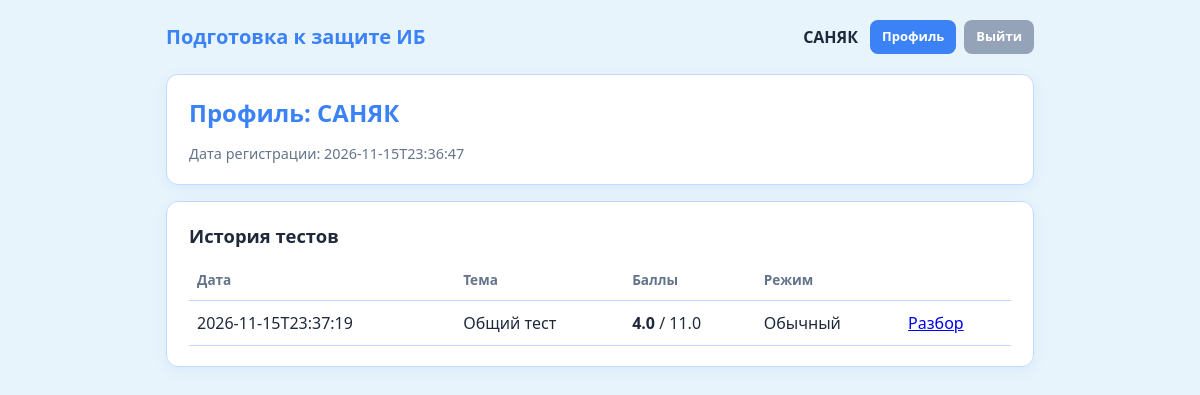
Screenshot of /profile (signed in) with the database file from the repository.
### tables this page shows
CREATE TABLE users (
            id INTEGER PRIMARY KEY AUTOINCREMENT,
            username TEXT UNIQUE NOT NULL,
            password_hash TEXT NOT NULL,
            created_at TEXT NOT NULL
        );

CREATE TABLE results (
            id INTEGER PRIMARY KEY AUTOINCREMENT,
            user_id INTEGER NOT NULL,
            topic TEXT NOT NULL,
            score REAL NOT NULL,
            max_score REAL NOT NULL,
            details TEXT,
            duration_sec INTEGER,
            is_exam INTEGER DEFAULT 0,
            created_at TEXT NOT NULL,
            FOREIGN KEY (user_id) REFERENCES users(id)
        );

### main.py (the view)
@app.get("/profile", response_class=HTMLResponse)
async def profile(request: Request):
    user = get_current_user(request)
    if not user:
        return RedirectResponse("/login", status_code=303)
    results = db.get_user_results(user["id"])
    print(f"PROFILE {user['username']} results={len(results)}")
    return templates.TemplateResponse("profile.html", {
        "request": request,
        "user": user,
        "results": results,
    })

### templates/profile.html (shortened to what this page needs)
{% extends "base.html" %}
{% block content %}
<div class="card">
    <h1>Профиль: {{ user.username }}</h1>
    <p class="muted">Дата регистрации: {{ user.created_at }}</p>
</div>
<div class="card">
    <h2>История тестов</h2>
    {% if results %}
    <table class="results-table">
        <thead>
            <tr>
                <th>Дата</th>
                <th>Тема</th>
                <th>Баллы</th>
                <th>Режим</th>
                <th></th>
            </tr>
        </thead>
        <tbody>
            {% for r in results %}
            <tr>
                <td>{{ r.created_at }}</td>
                <td>{{ r.topic }}</td>
                <td><b>{{ r.score }}</b> / {{ r.max_score }}</td>
                <td>{{ "Экзамен" if r.is_exam else "Обычный" }}</td>
                <td><a href="/result/{{ r.id }}">Разбор</a></td>
            </tr>
            {% endfor %}
        </tbody>
    </table>
    {% else %}
    <p class="muted">Вы ещё не проходили тесты.</p>
    {% endif %}
</div>
{% endblock %}

### templates/base.html (shortened to what this page needs)
<!DOCTYPE html>
<html lang="ru">
<head>
    <link rel="stylesheet" href="/static/style.css">
</head>
<body>
    <div class="page">
        <header class="header">
            <div class="header-left">
                <a href="/" class="logo">Подготовка к защите ИБ</a>
            </div>
            <div class="header-right">
                {% if user %}
                    <span class="user-name">{{ user.username }}</span>
                    <a href="/profile" class="btn btn-sm">Профиль</a>
                    <a href="/logout" class="btn btn-sm btn-secondary">Выйти</a>
                {% else %}
                    <a href="/login" class="btn btn-sm">Войти</a>
                    <a href="/register" class="btn btn-sm btn-secondary">Регистрация</a>
                {% endif %}
            </div>
        </header>
        {% block content %}{% endblock %}
    </div>
</body>
</html>

### static/style.css (style rules this page uses)
:root { --bg: #e8f4fc; --card: #ffffff; --primary: #3b82f6; --primary-hover: #2563eb; --primary-soft: #dbeafe; --text: #1e293b; --muted: #64748b; --border: #bfdbfe; --danger: #ef4444; --success: #16a34a; --radius: 12px; --shadow: 0 4px 14px rgba(59, 130, 246, 0.08); --transition: 0.25s cubic-bezier(0.4, 0, 0.2, 1); }
* { box-sizing: border-box; margin: 0; padding: 0; }
body { font-family: system-ui, -apple-system, "Segoe UI", sans-serif; background: var(--bg); color: var(--text); line-height: 1.5; min-height: 100vh; }
.page { max-width: 900px; margin: 0 auto; padding: 20px 16px 48px; }
.header { display: flex; justify-content: space-between; align-items: center; margin-bottom: 20px; flex-wrap: wrap; gap: 10px; }
.logo { font-size: 1.25rem; font-weight: 700; color: var(--primary); text-decoration: none; }
.header-right { display: flex; align-items: center; gap: 8px; }
.user-name { font-weight: 600; margin-right: 4px; }
.card { background: var(--card); border: 1px solid var(--border); border-radius: var(--radius); padding: 20px 22px; margin-bottom: 16px; box-shadow: var(--shadow); animation: fadeIn 0.35s ease both; }
h1 { font-size: 1.5rem; color: var(--primary); margin-bottom: 12px; }
h2 { font-size: 1.15rem; margin-bottom: 10px; }
.muted { color: var(--muted); font-size: 0.9rem; }
.btn, button.btn { display: inline-block; background: var(--primary); color: #fff; border: none; border-radius: 8px; padding: 10px 16px; font-size: 14px; font-weight: 600; cursor: pointer; text-decoration: none; transition: background var(--transition), transform 0.15s; }
.btn-sm { padding: 7px 12px; font-size: 13px; }
.btn-secondary { background: #94a3b8; }
.results-table { width: 100%; border-collapse: collapse; margin-top: 10px; }
.results-table th, .results-table td { padding: 10px 8px; border-bottom: 1px solid var(--border); text-align: left; }
.results-table th { font-size: 0.85rem; color: var(--muted); }

### rows the page displays
users: username "САНЯК", created_at "2026-11-15T23:36:47"
results: created_at "2026-11-15T23:37:19", topic "Общий тест", score "4.0", max_score "11.0", is_exam "Обычный"
